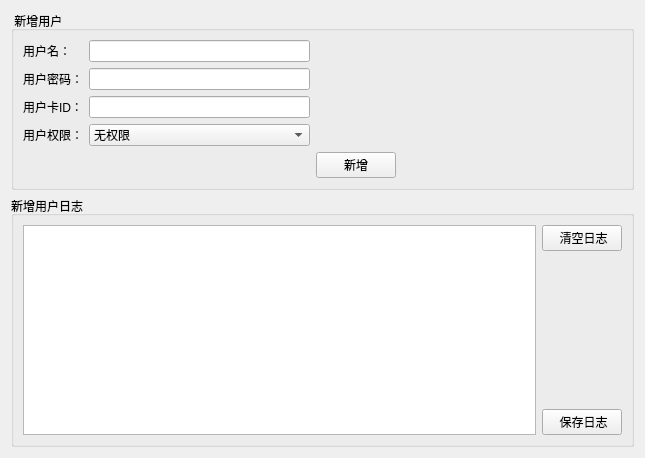
          <widget class="QWidget" name="tab_userreg">
           <attribute name="title">
            <string>用户注册</string>
           </attribute>
           <layout class="QGridLayout" name="gridLayout_53">
            <item row="0" column="0">
             <widget class="QGroupBox" name="groupBox_9">
              <property name="title">
               <string> 新增用户</string>
              </property>
              <layout class="QGridLayout" name="gridLayout_21">
               <item row="0" column="0">
                <widget class="QLabel" name="label_27">
                 <property name="text">
                  <string>用户名：</string>
                 </property>
                </widget>
               </item>
               <item row="0" column="1">
                <widget class="QLineEdit" name="leNewUser"/>
               </item>
               <item row="0" column="2" colspan="2">
                <spacer name="horizontalSpacer_22">
                 <property name="orientation">
                  <enum>Qt::Horizontal</enum>
                 </property>
                 <property name="sizeHint" stdset="0">
                  <size>
                   <width>301</width>
                   <height>20</height>
                  </size>
                 </property>
                </spacer>
               </item>
               <item row="1" column="0">
                <widget class="QLabel" name="label_29">
                 <property name="text">
                  <string>用户密码：</string>
                 </property>
                </widget>
               </item>
               <item row="1" column="1">
                <widget class="QLineEdit" name="leNewUserPaswd">
                 <property name="echoMode">
                  <enum>QLineEdit::PasswordEchoOnEdit</enum>
                 </property>
                </widget>
               </item>
               <item row="1" column="2" colspan="2">
                <spacer name="horizontalSpacer_23">
                 <property name="orientation">
                  <enum>Qt::Horizontal</enum>
                 </property>
                 <property name="sizeHint" stdset="0">
                  <size>
                   <width>301</width>
                   <height>20</height>
                  </size>
                 </property>
                </spacer>
               </item>
               <item row="2" column="0">
                <widget class="QLabel" name="label_28">
                 <property name="text">
                  <string>用户卡ID：</string>
                 </property>
                </widget>
               </item>
               <item row="2" column="1">
                <widget class="QLineEdit" name="leNewUserID">
                 <property name="echoMode">
                  <enum>QLineEdit::PasswordEchoOnEdit</enum>
                 </property>
                </widget>
               </item>
               <item row="2" column="2" colspan="2">
                <spacer name="horizontalSpacer_24">
                 <property name="orientation">
                  <enum>Qt::Horizontal</enum>
                 </property>
                 <property name="sizeHint" stdset="0">
                  <size>
                   <width>301</width>
                   <height>20</height>
                  </size>
                 </property>
                </spacer>
               </item>
               <item row="3" column="0">
                <widget class="QLabel" name="label_30">
                 <property name="text">
                  <string>用户权限：</string>
                 </property>
                </widget>
               </item>
               <item row="3" column="1">
                <widget class="QComboBox" name="cbNewUserPriv">
                 <item>
                  <property name="text">
                   <string>无权限</string>
                  </property>
                 </item>
                 <item>
                  <property name="text">
                   <string>操作员</string>
                  </property>
                 </item>
                 <item>
                  <property name="text">
                   <string>技术员</string>
                  </property>
                 </item>
                 <item>
                  <property name="text">
                   <string>工程师</string>
                  </property>
                 </item>
                 <item>
                  <property name="text">
                   <string>管理员</string>
                  </property>
                 </item>
                </widget>
               </item>
               <item row="3" column="2" colspan="2">
                <spacer name="horizontalSpacer_25">
                 <property name="orientation">
                  <enum>Qt::Horizontal</enum>
                 </property>
                 <property name="sizeHint" stdset="0">
                  <size>
                   <width>301</width>
                   <height>20</height>
                  </size>
                 </property>
                </spacer>
               </item>
               <item row="4" column="1">
                <spacer name="horizontalSpacer_20">
                 <property name="orientation">
                  <enum>Qt::Horizontal</enum>
                 </property>
                 <property name="sizeHint" stdset="0">
                  <size>
                   <width>221</width>
                   <height>20</height>
                  </size>
                 </property>
                </spacer>
               </item>
               <item row="4" column="2">
                <widget class="QPushButton" name="btAddNewUser">
                 <property name="text">
                  <string>新增</string>
                 </property>
                </widget>
               </item>
               <item row="4" column="3">
                <spacer name="horizontalSpacer_21">
                 <property name="orientation">
                  <enum>Qt::Horizontal</enum>
                 </property>
                 <property name="sizeHint" stdset="0">
                  <size>
                   <width>220</width>
                   <height>20</height>
                  </size>
                 </property>
                </spacer>
               </item>
              </layout>
             </widget>
            </item>
            <item row="1" column="0">
             <widget class="QGroupBox" name="groupBox_10">
              <property name="title">
               <string>新增用户日志</string>
              </property>
              <layout class="QGridLayout" name="gridLayout_22">
               <item row="0" column="0" rowspan="3">
                <widget class="QTextBrowser" name="tbrNewUserLog"/>
               </item>
               <item row="0" column="1">
                <widget class="QPushButton" name="btClearNewUserLog">
                 <property name="text">
                  <string> 清空日志</string>
                 </property>
                </widget>
               </item>
               <item row="1" column="1">
                <spacer name="verticalSpacer_8">
                 <property name="orientation">
                  <enum>Qt::Vertical</enum>
                 </property>
                 <property name="sizeHint" stdset="0">
                  <size>
                   <width>20</width>
                   <height>152</height>
                  </size>
                 </property>
                </spacer>
               </item>
               <item row="2" column="1">
                <widget class="QPushButton" name="btSaveNewUserLog">
                 <property name="text">
                  <string> 保存日志</string>
                 </property>
                </widget>
               </item>
              </layout>
             </widget>
            </item>
           </layout>
          </widget>
